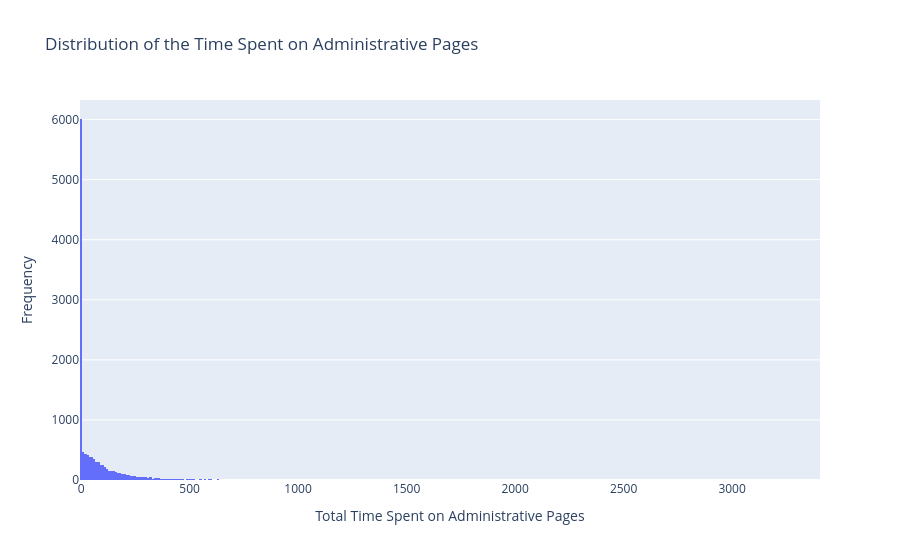

The notebook cell saved with this chart:
### Markdown cell above
### Administrative_Duration

### Code cell
fig = px.histogram(online_shoppers, x="Administrative_Duration", title="Distribution of the Time Spent on Administrative Pages")

fig.update_layout(
    legend_title_text = "Administrative_Duration",
    yaxis_title = "Frequency",
    xaxis_title = "Total Time Spent on Administrative Pages"
)

fig.show()

### Figure 1 — Plotly figure (JSON) as saved in the notebook; plotly's stock layout.template omitted (floating-point values rounded to 4 significant figures; data arrays with more than 128 entries replaced by an {"elided": "..."} marker saying what was removed)
{"data": [{"bingroup": "x", "hovertemplate": "Administrative_Duration=%{x}<br>count=%{y}<extra></extra>", "legendgroup": "", "marker": {"color": "#636efa", "pattern": {"shape": ""}}, "name": "", "orientation": "v", "showlegend": false, "type": "histogram", "x": {"elided": "12330 float values"}, "xaxis": "x", "yaxis": "y"}], "layout": {"barmode": "relative", "legend": {"title": {"text": "Administrative_Duration"}, "tracegroupgap": 0}, "title": {"text": "Distribution of the Time Spent on Administrative Pages"}, "xaxis": {"anchor": "y", "domain": [0, 1], "title": {"text": "Total Time Spent on Administrative Pages"}}, "yaxis": {"anchor": "x", "domain": [0, 1], "title": {"text": "Frequency"}}}}
